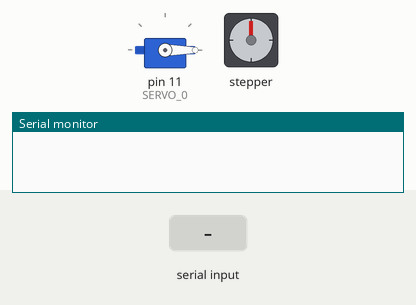
Bench run of a sketch on a simulated Arduino Mega 2560, built with avr-gcc and run on an emulated ATmega2560. Parts: servo, stepper motor, the last lines printed to the serial monitor. The test bench sets the inputs (shaded band). Stepper angles assume 200 steps per turn.

Above: at 1.2 s.
1.3 s: "C\n" received over Serial
At 1.68 s:
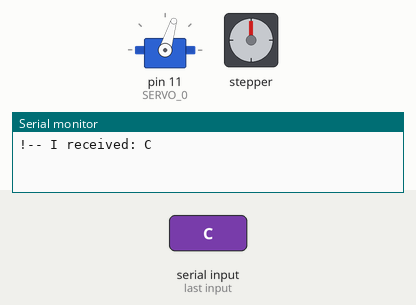
At 2.9 s:
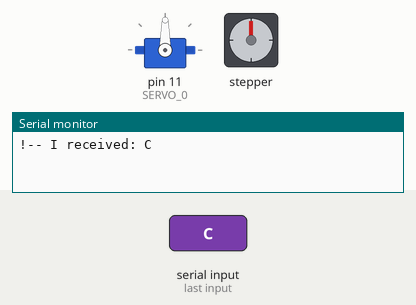
3.2 s: "X\n" received over Serial
5.1 s: "A\n" received over Serial
6.6 s: "G\n" received over Serial
At 7.11 s:
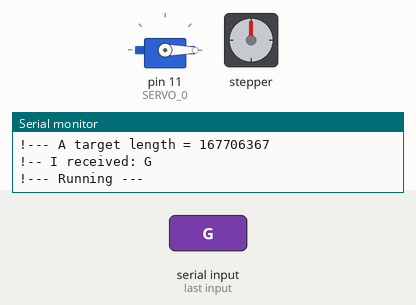
Timing chart, 0 to 22.9 s (numbered marks = the images above; inputs shaded):
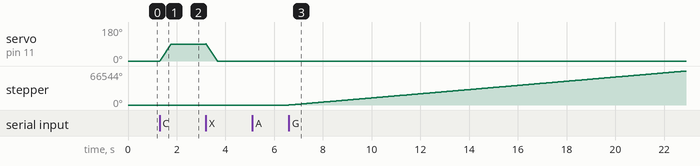

The sketch:

sketcher.ino
```cpp
#include <AccelStepper.h>
#include <MultiStepper.h>
#include <Servo.h>

// Define some steppers and the pins the will use\

#define X_STEP_PIN 54
#define X_DIR_PIN 55
#define X_ENABLE_PIN 38

#define Y_STEP_PIN 60
#define Y_DIR_PIN 61
#define Y_ENABLE_PIN 56

#define SERVO_0 11
#define SERVO_1 6
#define SERVO_2 5
#define SERVO_3 4


AccelStepper stepperA(1, X_STEP_PIN, X_DIR_PIN); // 1 = Driver
AccelStepper stepperB(1, Y_STEP_PIN, Y_DIR_PIN); // 1 = Driver
MultiStepper steppers;
Servo myservo;

long positions[2];

// variabbles used by my program

char incomingByte = ' ';

long a_target = 0;
long b_target = 0;

long temp_value = 0;

bool runrun = false;

int servo_pos = 0;

void setup() {
  // put your setup code here, to run once:
  Serial.begin(115200);

  stepperA.setMaxSpeed(4000);
  stepperA.setAcceleration(500);
  stepperA.setEnablePin(X_ENABLE_PIN);


  stepperB.setMaxSpeed(4000);
  stepperB.setAcceleration(500);
  stepperB.setEnablePin(Y_ENABLE_PIN);

  stepperA.setPinsInverted(false, false, true); //invert logic of enable pin
  stepperA.enableOutputs();

  stepperB.setPinsInverted(false, false, true); //invert logic of enable pin
  stepperB.enableOutputs();

  steppers.addStepper(stepperA);
  steppers.addStepper(stepperB);

  myservo.attach(SERVO_0);
  myservo.write(servo_pos);

}

void loop() {
  // put your main code here, to run repeatedly:

  if (Serial.available() > 0) {
    readSerial();
  }

  if (runrun) {
   /* if (steppers.run()) {

    } else {
      runrun = false;
      Serial.println("!-- Reached move-end ---");
    }*/
    /*if (stepperA.distanceToGo() == 0 and stepperB.distanceToGo() == 0){
      runrun = false;
      Serial.println("!-- Reached move-end ---");
    } else{
      if (stepperA.distanceToGo() != 0) {
        stepperA.run();
      }
      if (stepperB.distanceToGo() != 0) {
        stepperB.run();
      }
    }*/
  }
}

void readSerial(){
  incomingByte = char(Serial.read());
  if( incomingByte == 10 ){
      // do nothing - enter on the keyboard
  } else {
    Serial.print("!-- I received: ");
    Serial.println(incomingByte);

    if (incomingByte== 'A' or incomingByte == 'B') {
      delay(25);

      // now read 4 Bytes
      temp_value = Serial.read();
      //Serial.print(temp_value); Serial.print(" ");
      //delay(25);

      temp_value = temp_value << 8;
      temp_value += Serial.read();
      //Serial.print(temp_value); Serial.print(" ");
      //delay(25);
      temp_value = temp_value << 8;
      temp_value += Serial.read();
      //Serial.print(temp_value); Serial.print(" ");
      //delay(25);
      temp_value = temp_value << 8;
      temp_value += Serial.read();
      //Serial.print(temp_value); Serial.print(" ");

      if(incomingByte == 'A') {
        a_target = temp_value;
        Serial.print("!--- A target length = ");
        Serial.println(a_target);

      } else {
        b_target = temp_value;
        Serial.print("!--- B target length = ");
        Serial.println(b_target);
      }
    } else if (incomingByte== 'D') {
      Serial.println("!--- Debug ---");
      Serial.print("!--- A length = ");
      Serial.println(stepperA.currentPosition());
      Serial.print("!--- B length = ");
      Serial.println(stepperB.currentPosition());
      Serial.print("!--- A target length = ");
      Serial.println(a_target);
      Serial.print("!--- B target length = ");
      Serial.println(b_target);
    } else if (incomingByte== 'G') {
      Serial.println("!--- Running ---");
      positions[0] = a_target;
      positions[1] = b_target;

      steppers.moveTo(positions);
      //stepperA.moveTo(a_target);
      //stepperB.moveTo(b_target);
      steppers.runSpeedToPosition();
      Serial.println("!-- Reached move-end ---");
      runrun = true;
    } else if (incomingByte== 'S') {
      Serial.println("!--- Stopping ---");
      runrun = false;
    } else if (incomingByte == 'R') {
      stepperA.setCurrentPosition(0);
      stepperB.setCurrentPosition(0);
    } else if (incomingByte == 'C') {
         for(; servo_pos <= 90; servo_pos += 1){
            myservo.write(servo_pos);
            delay(5);
          }
     // myservo.write(90);

    } else if (incomingByte == 'X') {
      for(; servo_pos >= 0; servo_pos -= 1){
            myservo.write(servo_pos);
            delay(5);
          }
      //myservo.write(0);

    }

  }

}
```

Measured:
- after the input at 1.3 s, servo on pin 11 (SERVO_0): moves from 0° to 90° over 0.45 s, starting at once
- after the input at 6.6 s, stepper: keeps turning clockwise at about 4083°/s, starting at once
